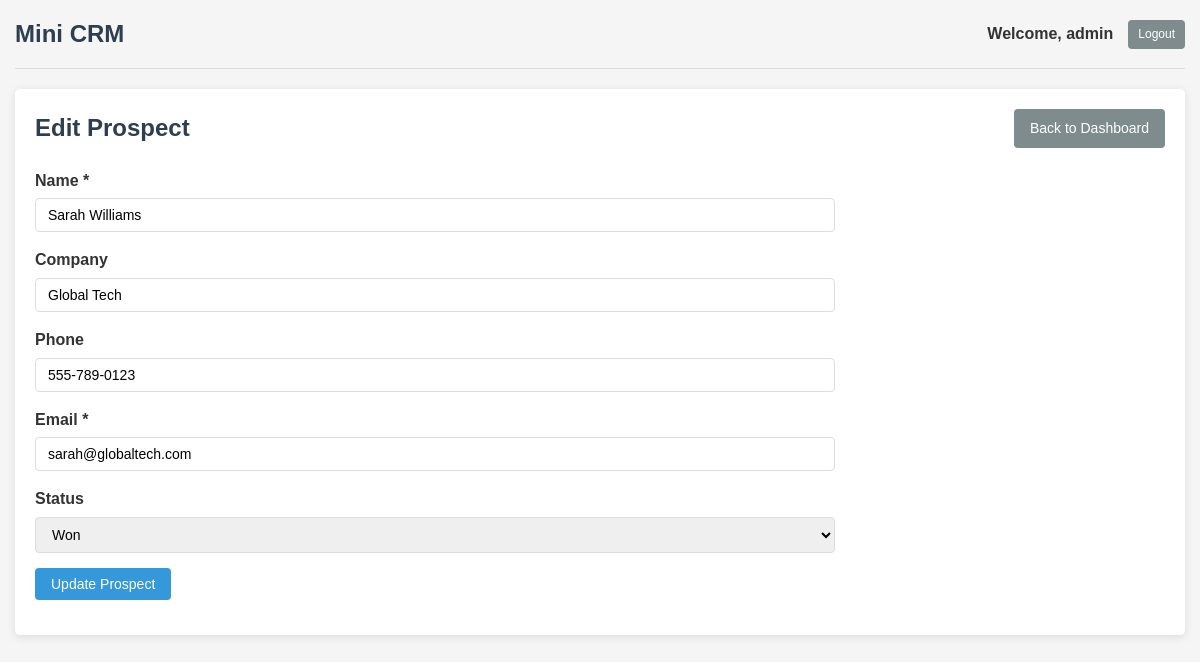
The page /prospect_form.php?id=4 (signed in) on the database its author committed.
### tables this page shows
CREATE TABLE
IF NOT EXISTS prospects
(
    id INT AUTO_INCREMENT PRIMARY KEY,
    name VARCHAR
(100) NOT NULL,
    company VARCHAR
(100),
    phone VARCHAR
(20),
    email VARCHAR
(100) NOT NULL,
    status ENUM
('new', 'contacted', 'in negotiation', 'won', 'lost') DEFAULT 'new',
    user_id INT,
    created_at TIMESTAMP DEFAULT CURRENT_TIMESTAMP,
    FOREIGN KEY
(user_id) REFERENCES users
(id) ON
DELETE
SET NULL
);

### config/env.php (called while the page is built, shortened)
<?php
class Env {
    private static $variables = [];
    public static function load($path = '.env') {
        if (!file_exists($path)) {
            return false;
        }
        return true;
    }
    public static function get($name, $default = null) {
        return isset(self::$variables[$name]) ? self::$variables[$name] : $default;
    }
}
?>

### classes/Prospect.php (called while the page is built, shortened)
<?php
require_once 'config/database.php';
class Prospect {
    private $conn;
    private $table = 'prospects';
    public $id;
    public function __construct() {
        $database = new Database();
        $this->conn = $database->connect();
    }
    public function read_single() {
        try {
            $query = "SELECT p.id, p.name, p.company, p.phone, p.email, p.status, p.created_at, p.user_id, u.username
                      FROM " . $this->table . " p
                      LEFT JOIN users u ON p.user_id = u.id
                      WHERE p.id = :id";
            $stmt = $this->conn->prepare($query);
            $stmt->bindParam(':id', $this->id, PDO::PARAM_INT);
            $stmt->execute();
            $row = $stmt->fetch();
            if ($row) {
                $this->name = $row['name'];
                $this->company = $row['company'];
                $this->phone = $row['phone'];
                $this->email = $row['email'];
                $this->status = $row['status'];
                return true;
            }
            return false;
        } catch (PDOException $e) {
            echo "Error fetching prospect: " . $e->getMessage();
            return false;
        }
    }
}
?>

### config/database.php (called while the page is built, shortened)
<?php
require_once 'env.php';
class Database
{
    private $host;
    private $username;
    private $password;
    private $database;
    public function __construct()
    {
        $this->host = Env::get('DB_HOST', 'localhost');
        $this->username = Env::get('DB_USERNAME', 'root');
        $this->password = Env::get('DB_PASSWORD', '');
        $this->database = Env::get('DB_DATABASE', 'mini_crm');
    }
    public function connect()
    {
        $this->conn = null;
        try {
            $this->conn = new PDO(
                "mysql:host=" . $this->host . ";dbname=" . $this->database,
                $this->username,
                $this->password
            );
            $this->conn->setAttribute(PDO::ATTR_ERRMODE, PDO::ERRMODE_EXCEPTION);
            $this->conn->setAttribute(PDO::ATTR_DEFAULT_FETCH_MODE, PDO::FETCH_ASSOC);
        } catch (PDOException $e) {
            echo "Connection Error: " . $e->getMessage();
        }
        return $this->conn;
    }
}
?>

### prospect_form.php (the view, shortened to what this page needs)
<?php
require_once 'classes/Prospect.php';
$prospect = new Prospect();
$editing = false;
if(isset($_GET['id'])) {
    $prospect->id = $_GET['id'];
    if($prospect->read_single()) {
        $editing = true;
    } else {
        header('Location: dashboard.php');
        exit;
    }
}
?>
<!DOCTYPE html>
<html lang="en">
<head>
    <link rel="stylesheet" href="assets/css/style.css">
</head>
<body>
    <div class="container">
        <?php include 'views/header.php'; ?>
        <div class="content">
            <div class="page-header">
                <h1><?php echo $editing ? 'Edit' : 'Add'; ?> Prospect</h1>
                <a href="dashboard.php" class="btn btn-secondary">Back to Dashboard</a>
            </div>
            <form method="POST" class="form">
                <div class="form-group">
                    <label for="name">Name *</label>
                    <input type="text" id="name" name="name" value="<?php echo htmlspecialchars($prospect->name ?? ''); ?>" required>
                </div>
                <div class="form-group">
                    <label for="company">Company</label>
                    <input type="text" id="company" name="company" value="<?php echo htmlspecialchars($prospect->company ?? ''); ?>">
                </div>
                <div class="form-group">
                    <label for="phone">Phone</label>
                    <input type="tel" id="phone" name="phone" value="<?php echo htmlspecialchars($prospect->phone ?? ''); ?>">
                </div>
                <div class="form-group">
                    <label for="email">Email *</label>
                    <input type="email" id="email" name="email" value="<?php echo htmlspecialchars($prospect->email ?? ''); ?>" required>
                </div>
                <div class="form-group">
                    <label for="status">Status</label>
                    <select id="status" name="status">
                        <option value="won" <?php echo (isset($prospect->status) && $prospect->status === 'won') ? 'selected' : ''; ?>>Won</option>
                    </select>
                </div>
                <div class="form-group">
                    <button type="submit" class="btn btn-primary"><?php echo $editing ? 'Update' : 'Create'; ?> Prospect</button>
                </div>
            </form>
        </div>
    </div>
</body>
</html>

### assets/css/style.css (style rules this page uses)
* { margin: 0; padding: 0; box-sizing: border-box; }
body { font-family: Arial, sans-serif; line-height: 1.6; color: #333; background-color: #f5f5f5; }
.container { max-width: 1200px; margin: 0 auto; padding: 0 15px; }
.content { background-color: #fff; padding: 20px; border-radius: 5px; box-shadow: 0 2px 10px rgba(0, 0, 0, 0.1); margin-bottom: 20px; }
.page-header { display: flex; justify-content: space-between; align-items: center; margin-bottom: 20px; }
.page-header h1 { font-size: 24px; color: #2c3e50; }
.form { max-width: 800px; }
.form-group { margin-bottom: 15px; }
.form-group label { display: block; margin-bottom: 5px; font-weight: bold; }
.form-group input, .form-group select, .form-group textarea { width: 100%; padding: 8px 12px; border: 1px solid #ddd; border-radius: 4px; font-size: 14px; }
.btn { display: inline-block; padding: 8px 16px; background-color: #3498db; color: #fff; border: none; border-radius: 4px; cursor: pointer; text-decoration: none; font-size: 14px; transition: background-color 0.3s; }
.btn-primary { background-color: #3498db; }
.btn-secondary { background-color: #7f8c8d; }

### rows shown on the page
prospects: name "Sarah Williams", company "Global Tech", phone "555-789-0123", email "sarah@globaltech.com", status "Won"

### other values the page prints
$username "admin"
